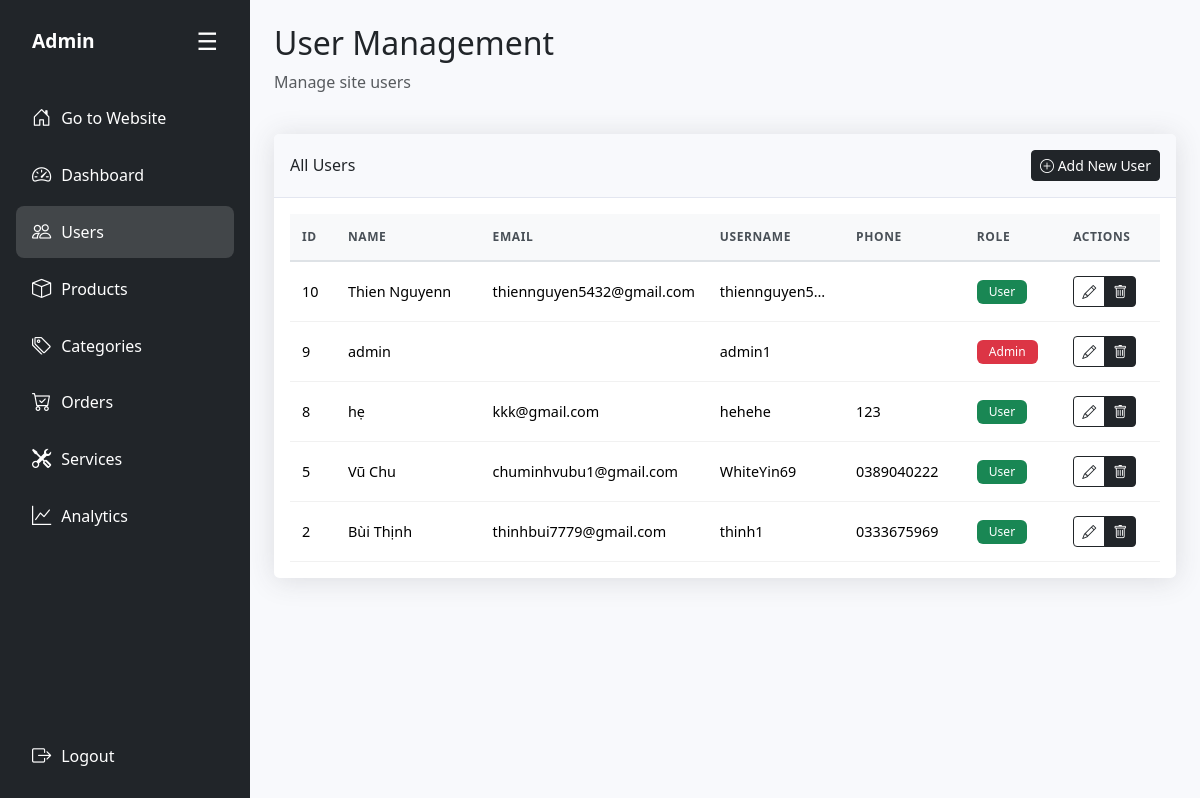
/admin/modules/users.php (signed in), run on an earlier commit of the app's database.
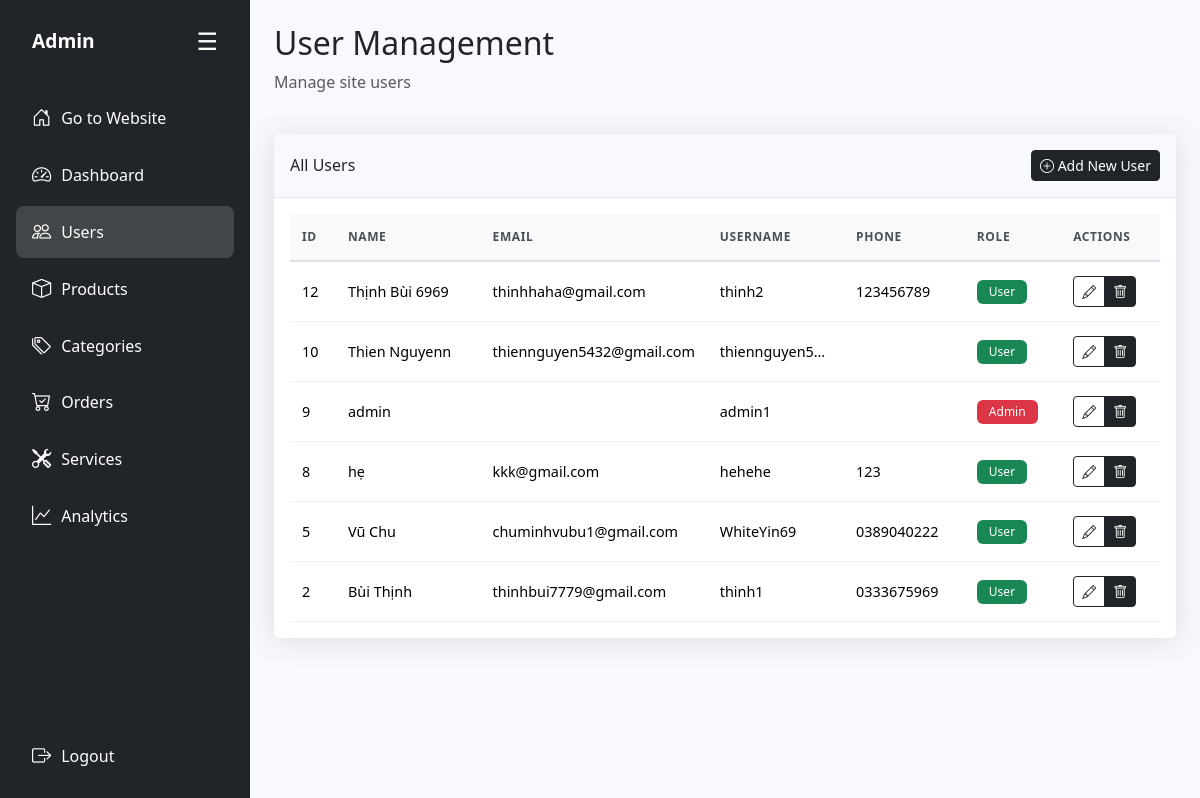
And on a later commit of the database.
### tables this page shows
CREATE TABLE `site_user` (
  `id` int(11) NOT NULL,
  `name` varchar(50) DEFAULT NULL,
  `address` varchar(255) DEFAULT NULL,
  `email` varchar(255) NOT NULL,
  `phone` varchar(50) DEFAULT NULL,
  `username` varchar(50) NOT NULL,
  `password` varchar(255) NOT NULL,
  `role` tinyint(1) NOT NULL DEFAULT 0,
  `reset_token` varchar(64) DEFAULT NULL
);

### admin/modules/users.php (the view, shortened to what the changed rows need)
<?php
require_once '../includes/admin-layout.php';
$action = $_POST['action'] ?? $_GET['action'] ?? 'list';
?>
<div class="row mb-4">
    <div class="col-12">
        <h2>User Management</h2>
    </div>
</div>
<?php if ($action == 'add'): ?>
    <div class="row justify-content-center">
        <div class="col-12 col-lg-10 col-xl-8">
            <div class="card">
                <div class="card-header">
                    <h6 class="m-0 font-weight-bold text-dark">Add New User</h6>
                </div>
                <div class="card-body">
                    <form method="POST" action="users.php?action=add">
                        <div class="row">
                            <div class="col-12 col-md-6 mb-3">
                                <label class="form-label">Full Name</label>
                                <input type="text" class="form-control" name="name" required>
                            </div>
                            <div class="col-12 col-md-6 mb-3">
                                <label class="form-label">Email</label>
                                <input type="email" class="form-control" name="email" required>
                            </div>
                        </div>
                        <div class="row">
                            <div class="col-12 col-md-6 mb-3">
                                <label class="form-label">Phone</label>
                                <input type="text" class="form-control" name="phone">
                            </div>
                            <div class="col-12 col-md-6 mb-3">
                                <label class="form-label">Username</label>
                                <input type="text" class="form-control" name="username" required>
                            </div>
                        </div>
                        <div class="row">
                            <div class="col-12 col-md-6 mb-3">
                                <label class="form-label">Password</label>
                                <input type="password" class="form-control" name="password" required>
                            </div>
                            <div class="col-12 col-md-6 mb-3">
                                <label class="form-label">Role</label>
                                <select class="form-control" name="role">
                                    <option value="1">User</option>
                                    <option value="0">Admin</option>
                                </select>
                            </div>
                        </div>
                        <div class="mb-3">
                            <label class="form-label">Address</label>
                            <textarea class="form-control" name="address" rows="3"></textarea>
                        </div>
                        <div class="d-flex flex-column flex-md-row gap-2">
                            <button type="submit" class="btn btn-dark">Add User</button>
                            <button type="button" onclick="location.href='users.php'" class="btn btn-outline-dark">Cancel</button>
                        </div>
                    </form>
                </div>
            </div>
        </div>
    </div>
<?php else: ?>
    <div class="row">
        <div class="col-12">
            <div class="card">
                <div class="card-body">
                    <div class="d-none d-md-block">
                        <div class="table-responsive">
                            <table class="table table-hover" id="usersTable">
                                <thead>
                                    <tr>
                                        <th>ID</th>
                                        <th>Name</th>
                                        <th>Email</th>
                                        <th class="d-none d-lg-table-cell">Username</th>
                                        <th class="d-none d-lg-table-cell">Phone</th>
                                        <th>Role</th>
                                        <th>Actions</th>
                                    </tr>
                                </thead>
                                <tbody>
                                    <?php
                                    try {
                                        $stmt = $conn->prepare("SELECT * FROM site_user ORDER BY id DESC");
                                        $stmt->execute();
                                        while ($user = $stmt->fetch(PDO::FETCH_ASSOC)) {
                                            $role_text = $user['role'] == 0 ? 'Admin' : 'User';
                                            $role_color = $user['role'] == 0 ? 'danger' : 'success';
                                            echo "<tr>";
                                            echo "<td>{$user['id']}</td>";
                                            echo "<td class='text-truncate' style='max-width: 150px;'>" . htmlspecialchars($user['name']) . "</td>";
                                            echo "<td class='text-truncate' style='max-width: 200px;'>" . htmlspecialchars($user['email']) . "</td>";
                                            echo "<td class='d-none d-lg-table-cell text-truncate' style='max-width: 120px;'>" . htmlspecialchars($user['username']) . "</td>";
                                            echo "<td class='d-none d-lg-table-cell'>" . htmlspecialchars($user['phone']) . "</td>";
                                            echo "<td><span class='badge bg-{$role_color}'>{$role_text}</span></td>";
                                            echo "<td>";
                                            echo "<div class='btn-group btn-group-sm' role='group'>";
                                            echo "<a href='users.php?action=edit&id={$user['id']}' class='btn btn-outline-dark' title='Edit User'><i class='bi bi-pencil'></i></a>";
                                            echo "<a href='users.php?action=delete&id={$user['id']}' class='btn btn-dark' onclick='return confirm(\"Are you sure you want to delete this user?\")' title='Delete User'><i class='bi bi-trash'></i></a>";
                                            echo "</div>";
                                            echo "</td>";
                                            echo "</tr>";
                                        }
                                    } catch (Exception $e) {
                                        echo "<tr><td colspan='7' class='text-center text-danger'>Error loading users: {$e->getMessage()}</td></tr>";
                                    }
                                    ?>
                                </tbody>
                            </table>
                        </div>
                    </div>
                </div>
            </div>
        </div>
    </div>
<?php endif; ?>
<?php require_once '../includes/admin-layout-footer.php'; ?>

What changed in the data, as far as the page shows it:
added site_user: id "12", name "Thịnh Bùi 6969", email "thinhhaha@gmail.com", username "thinh2", phone "123456789", role "User"
